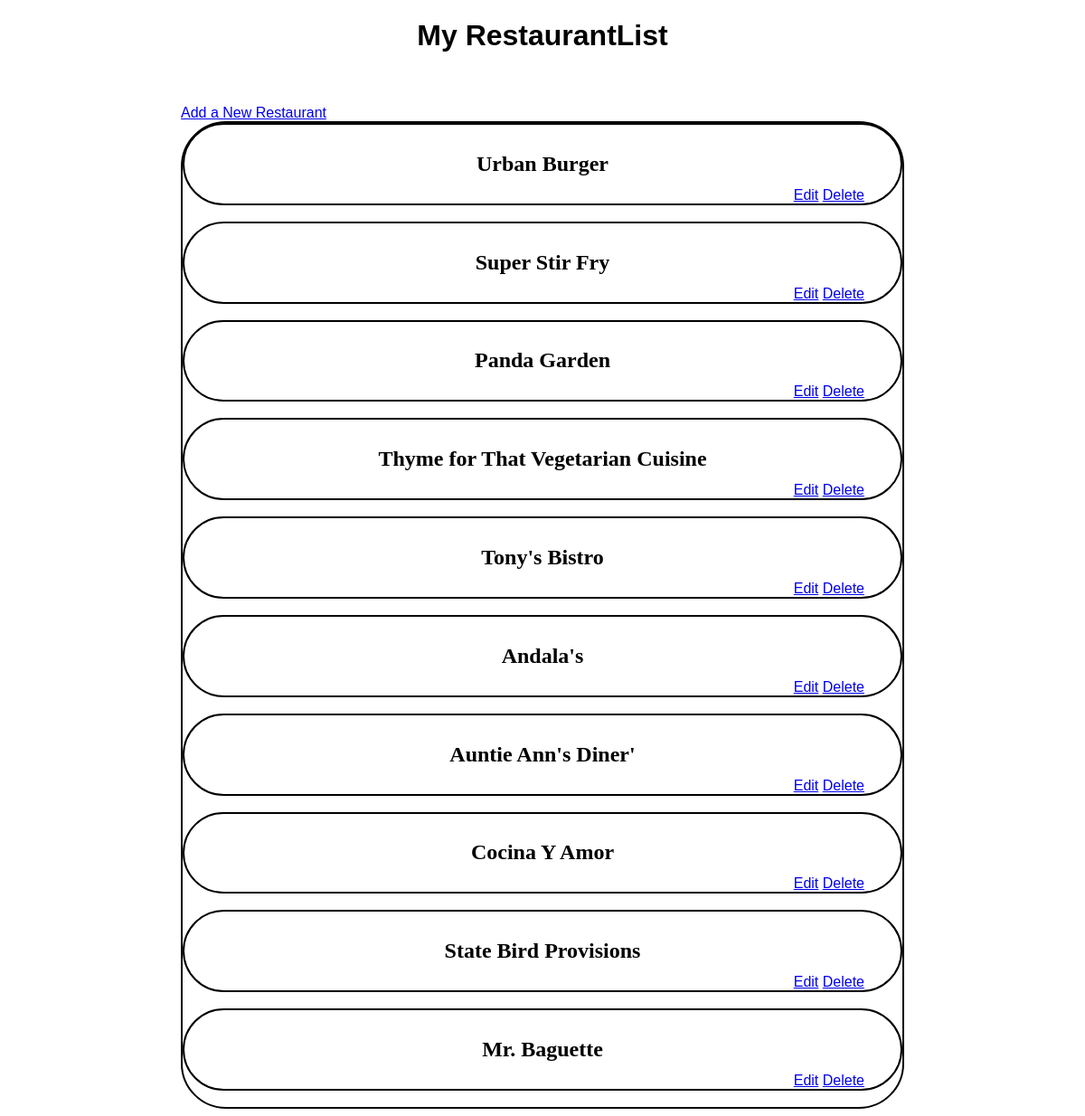
The page /restaurants/ on the database its author committed.
### database_setup.py (models this page shows, shortened)
class Restaurant(Base):
	__tablename__ = 'restaurant'
	name = Column(String(80),
				  nullable = False)
	restaurant_id = Column(Integer,
						   primary_key = True)

### finalproject.py (the view)
@app.route('/')
@app.route('/restaurants/')
def showRestaurants():
	session = getSession()
	restaurants = session.query(Restaurant).all()
	if restaurants == []:
		flash('You currently have no restaurants to list')
	session.close()
	return render_template('restaurants.html', restaurants = restaurants)

### finalproject.py (called while the page is built)
def getSession():
	engine = create_engine('sqlite:///restaurantmenu.db')
	Base.metadata.bind = engine
	DBSession = sessionmaker(bind=engine)
	session = DBSession()
	return session

### templates/restaurants.html (shortened to what this page needs)
{% extends "base.html" %}
{% block body %}
	<h1>My RestaurantList</h1>
	<br>
	<br>
	<main>
		<a class="link" href="{{ url_for('newRestaurant') }}">Add a New Restaurant</a>
		<div class="restaurants">
		{% for restaurant in restaurants %}
			<div class="restaurant-item" onclick="location.href='{{ url_for('showMenu', restaurant_id = restaurant.restaurant_id) }}';">
				<h2 class="restaurant-name">{{ restaurant.name }}</h2>
				<span class="restaurant-links">
					<a href="{{ url_for('editRestaurant', restaurant_id = restaurant.restaurant_id) }}">Edit</a>
					<a href="{{ url_for('deleteRestaurant', restaurant_id = restaurant.restaurant_id ) }}">Delete</a>
				</span>
			</div>
			<br>
		{% endfor %}
		</div>
	</main>
{% endblock %}

### static/styles.css (style rules this page uses)
body { font-family: sans-serif; }
h1 { text-align: center; }
main { max-width: 800px; margin: 0 auto; }
.restaurants { border: 2px solid black; border-radius: 50px; }
.restaurant-item { border: 2px solid black; border-radius: 50px; padding: 10px; position: relative; }
.restaurant-name { text-align: center; font-family: Didot; }
.restaurant-links { position: absolute; right: 40px; bottom: 0; }

### rows shown on the page
Restaurant: name "Urban Burger"
Restaurant: name "Super Stir Fry"
Restaurant: name "Panda Garden"
Restaurant: name "Thyme for That Vegetarian Cuisine"
Restaurant: name "Tony's Bistro"
Restaurant: name "Andala's"
Restaurant: name "Auntie Ann's Diner'"
Restaurant: name "Cocina Y Amor"
Restaurant: name "State Bird Provisions"
Restaurant: name "Mr. Baguette"
